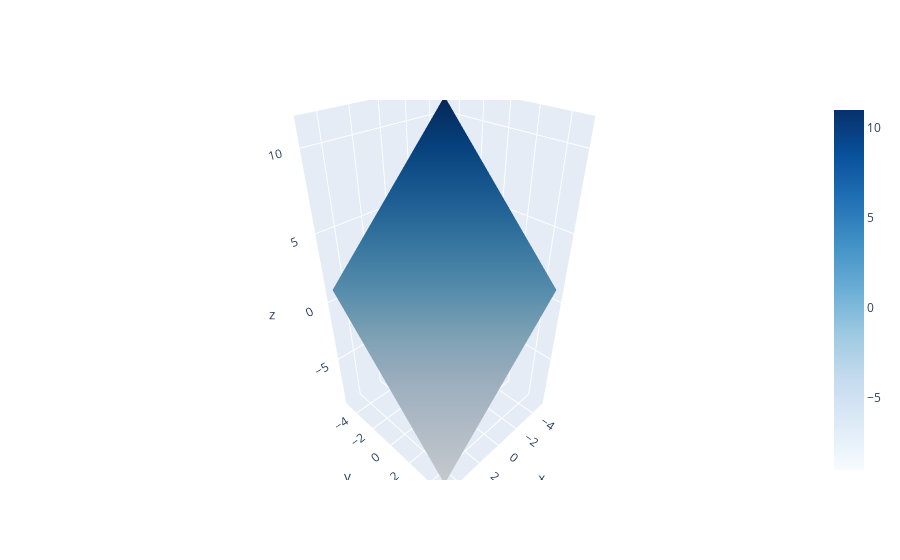

Notebook source saved alongside this figure:
### Markdown cell above
Vamos plotar o plano $x+y+z=1 \rightarrow z=1-x-y$ no intervalo $-5 \le x,y \le5$

### Code cell
fig = go.Figure()

# plane x=1
yy ,xx = np.mgrid[-5:5:50j, -5:5:50j]
zz = 1-xx-yy
fig.add_surface(z=zz, x=xx, y=yy, colorscale='Blues', showscale=True)

### Figure 1 — Plotly figure (JSON) as saved in the notebook; plotly's stock layout.template omitted (floating-point values rounded to 4 significant figures; data arrays with more than 128 entries replaced by an {"elided": "..."} marker saying what was removed)
{"data": [{"colorscale": [[0, "rgb(247,251,255)"], [0.125, "rgb(222,235,247)"], [0.25, "rgb(198,219,239)"], [0.375, "rgb(158,202,225)"], [0.5, "rgb(107,174,214)"], [0.625, "rgb(66,146,198)"], [0.75, "rgb(33,113,181)"], [0.875, "rgb(8,81,156)"], [1, "rgb(8,48,107)"]], "showscale": true, "type": "surface", "x": {"elided": "50x50 float values"}, "y": {"elided": "50x50 float values"}, "z": {"elided": "50x50 float values"}}], "layout": {}}
